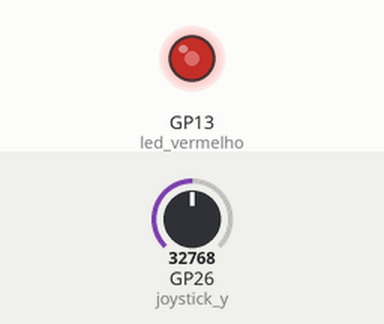
Bench run of a program on a simulated Raspberry Pi Pico running MicroPython. Parts: output pins drawn as LEDs (lit = HIGH). Inputs (shaded band) come from the test bench; at power-on: GP26 (joystick_y) = 32768 (analog values on the 0–65535 scale). What the program prints to the serial console is not drawn.

Above: at 1.2 s.
1.3 s: GP26 (joystick_y) set to 36688
2.8 s: GP26 (joystick_y) set to 38928
At 5.2 s:
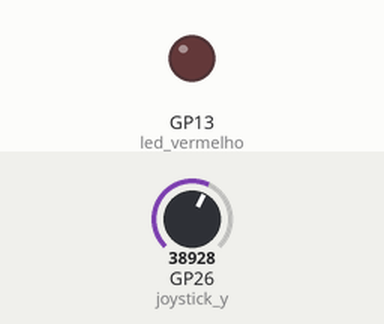
5.8 s: GP26 (joystick_y) set to 28688
7.3 s: GP26 (joystick_y) set to 27312
At 10.1 s:
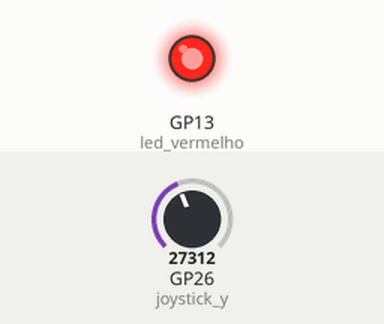
10.3 s: GP26 (joystick_y) set to 45874
At 10.92 s:
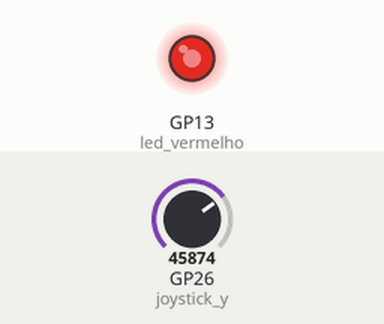
13.3 s: GP26 (joystick_y) set to 19660
At 13.78 s:
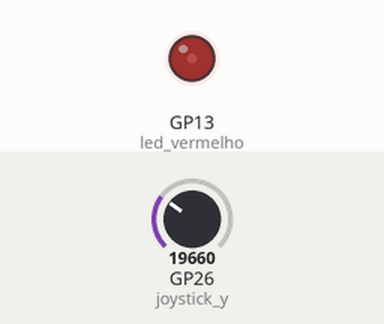
Timing chart, 0 to 17.3 s (numbered marks = the images above; inputs shaded):
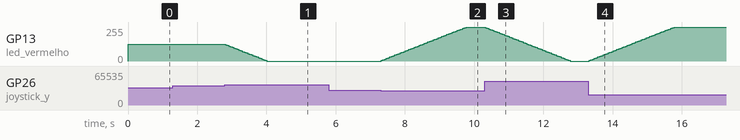

The program:

joystick_controlar_led.py
```python
# joystick_controlar_led.py
# Controla o brilho do LED RGB com o joystick
# Bloco: Joystick controla LED

from machine import Pin, PWM, ADC
import time

# Configuração
led_vermelho = PWM(Pin(13), freq=1000)
joystick_y = ADC(Pin(26))

CENTER = 32768
DEADZONE = 5000

_intensidade_joy = 50  # Começa em 50%
cor = (255, 0, 0)  # Vermelho

print("Mova o joystick para cima/baixo para controlar o brilho!")

while True:
    raw_y = joystick_y.read_u16()

 # Cima aumenta, baixo diminui
    if raw_y < CENTER - DEADZONE:
        _intensidade_joy = min(100, _intensidade_joy + 2)
    elif raw_y > CENTER + DEADZONE:
        _intensidade_joy = max(0, _intensidade_joy - 2)

 # Aplica brilho ao LED
    led_vermelho.duty_u16(int(cor[0] * 257 * _intensidade_joy / 100))

    time.sleep_ms(50)
```

Measured:
- the behaviour switches between 37760 and 37776 on GP26 (joystick_y) (found by bisection; images 0 and 1)
- the behaviour switches between 27776 and 27760 on GP26 (joystick_y) (found by bisection; images 1 and 2)
- after the input at 1.3 s, every drawn part: stays the same
- after the input at 2.8 s, GP13 (led_vermelho): moves from 127/255 to 0/255 over 1.2 s, starting at once
- after the input at 5.8 s, every drawn part: stays the same
- after the input at 7.3 s, GP13 (led_vermelho): moves from 0/255 to 255/255 over 2.5 s, starting at once
- after the input at 10.3 s, GP13 (led_vermelho): moves from 255/255 to 0/255 over 2.5 s, starting at once
- after the input at 13.3 s, GP13 (led_vermelho): moves from 0/255 to 255/255 over 2.5 s, starting at once
